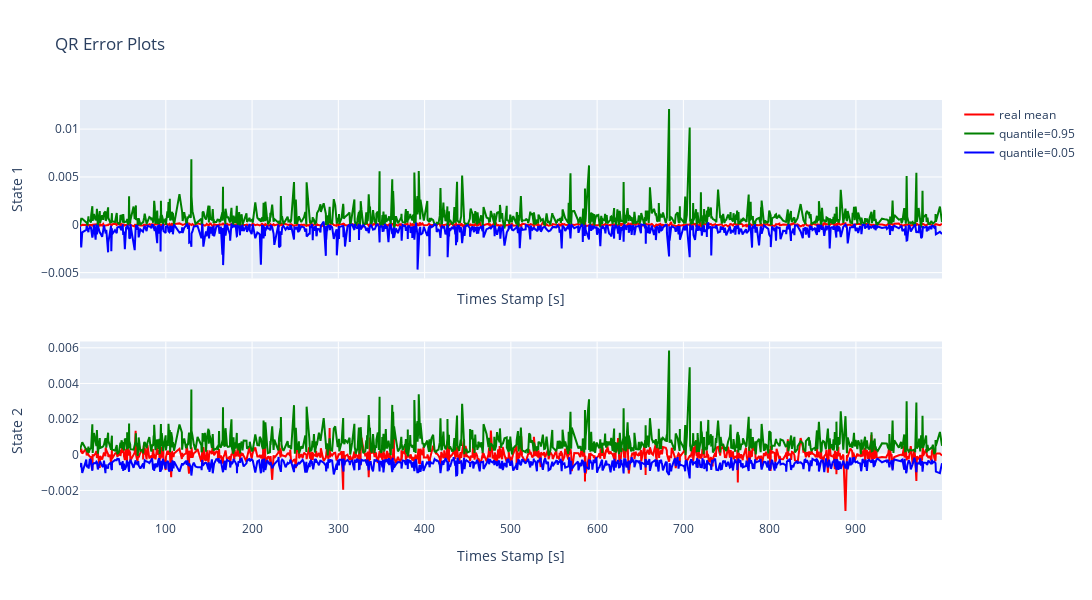

The cell this chart's notebook holds for it:
### Markdown cell above
This section visualises the quantile regression on the calibration data which the regressors has yet not seen.

### Code cell
dm.cqr_plot_qr_error()

### Figure 1 — Plotly figure (JSON) as saved in the notebook; plotly's stock layout.template omitted (floating-point values rounded to 4 significant figures; data arrays with more than 128 entries replaced by an {"elided": "..."} marker saying what was removed)
{"data": [{"line": {"color": "red"}, "mode": "lines", "name": "real mean", "showlegend": true, "type": "scatter", "x": {"elided": "1000 float values"}, "xaxis": "x", "y": {"elided": "1000 float values"}, "yaxis": "y"}, {"line": {"color": "green"}, "mode": "lines", "name": "quantile=0.95", "showlegend": true, "type": "scatter", "x": {"elided": "1000 float values"}, "xaxis": "x", "y": {"elided": "1000 float values"}, "yaxis": "y"}, {"line": {"color": "blue"}, "mode": "lines", "name": "quantile=0.05", "showlegend": true, "type": "scatter", "x": {"elided": "1000 float values"}, "xaxis": "x", "y": {"elided": "1000 float values"}, "yaxis": "y"}, {"line": {"color": "red"}, "mode": "lines", "name": "real mean", "showlegend": false, "type": "scatter", "x": {"elided": "1000 float values"}, "xaxis": "x2", "y": {"elided": "1000 float values"}, "yaxis": "y2"}, {"line": {"color": "green"}, "mode": "lines", "name": "quantile=0.95", "showlegend": false, "type": "scatter", "x": {"elided": "1000 float values"}, "xaxis": "x2", "y": {"elided": "1000 float values"}, "yaxis": "y2"}, {"line": {"color": "blue"}, "mode": "lines", "name": "quantile=0.05", "showlegend": false, "type": "scatter", "x": {"elided": "1000 float values"}, "xaxis": "x2", "y": {"elided": "1000 float values"}, "yaxis": "y2"}], "layout": {"height": 600, "showlegend": true, "title": {"text": "QR Error Plots"}, "width": 1800, "xaxis": {"anchor": "y", "domain": [0, 1], "matches": "x2", "showticklabels": false, "title": {"text": "Times Stamp [s]"}}, "xaxis2": {"anchor": "y2", "domain": [0, 1], "title": {"text": "Times Stamp [s]"}}, "yaxis": {"anchor": "x", "domain": [0.575, 1], "title": {"text": " State 1"}}, "yaxis2": {"anchor": "x2", "domain": [0, 0.425], "title": {"text": " State 2"}}}}
